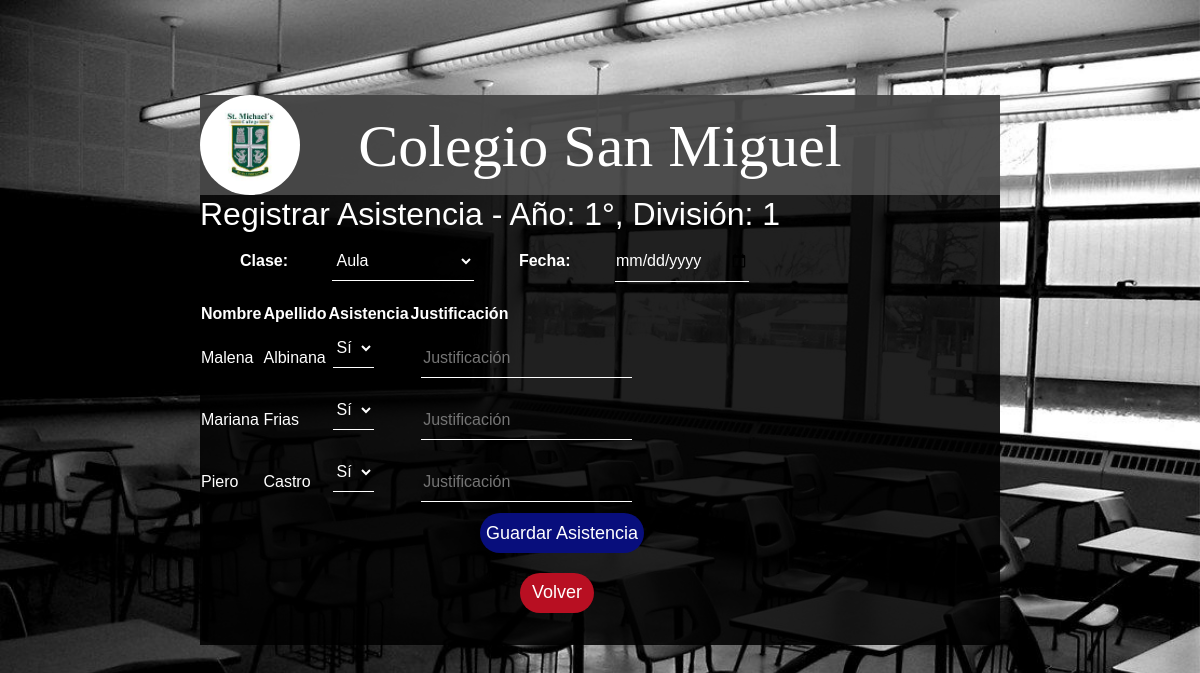
The page /registrar_asistencia?curso_id=1 (signed in) on the database its author committed.
### src/models.py (models this page shows, shortened)
class Curso(db.Model):
    __tablename__ = 'curso'
    id = db.Column(db.Integer, primary_key=True)
    anio = db.Column(db.Integer, nullable=False)
    division = db.Column(db.Integer, nullable=False)
    idpreceptor = db.Column(db.Integer, db.ForeignKey('preceptor.id'), nullable=False)
    estudiantes = db.relationship('Estudiante', backref='curso', cascade="all, delete-orphan")

class Estudiante(db.Model):
    __tablename__ = 'estudiante'
    id = db.Column(db.Integer, primary_key=True)
    nombre = db.Column(db.String(80), nullable=False)
    apellido = db.Column(db.String(80), nullable=False)
    dni = db.Column(db.String(80), nullable=False)
    idcurso = db.Column(db.Integer, db.ForeignKey('curso.id'), nullable=False)
    idpadre = db.Column(db.Integer, db.ForeignKey('padre.id'))
    asistencias = db.relationship('Asistencia', backref='estudiante', cascade="all, delete-orphan")

### src/registrar_asistencia.py (the view, shortened to what this page needs)
@app.route('/registrar_asistencia', methods=['GET', 'POST'])
def registrar_asistencia():
    preceptor_actual = obtener_preceptor_actual()
    if not preceptor_actual:
        return redirect(url_for('login'))
    curso_id = request.args.get('curso_id', None)
    if not curso_id:
        return redirect(url_for('home'))
    curso = Curso.query.filter_by(id=curso_id, idpreceptor=preceptor_actual.id).first()
    if not curso:
        return redirect(url_for('home'))
    estudiantes = Estudiante.query.filter_by(idcurso=curso_id).order_by(Estudiante.nombre, Estudiante.apellido).all()
    return render_template('registrar_asistencia.html', curso=curso, estudiantes=estudiantes)

### src/login.py (called while the page is built)
def obtener_preceptor_actual():
    if 'user_id' not in session:
        return None
    return Preceptor.query.get(session['user_id'])

### templates/registrar_asistencia.html (shortened to what this page needs)
{% extends 'base.html' %}
{% block content %}
    <div class="registrar">
        <div class ="encabezado">
            <img src="../static/images/logo.jpg" class="avatar" >
            <h1>Colegio San Miguel</h1>
        </div>
        <h2>Registrar Asistencia - Año: {{ curso.anio }}°, División: {{ curso.division }}</h2>
        <form method="POST">
            <label for="clase">Clase:</label>
            <select name="clase" required>
                <option value="1">Aula</option>
            </select>
            <label for="fecha">Fecha:</label>
            <input type="date" name="fecha" required>
            <table>
                <thead>
                    <tr>
                        <th>Nombre</th>
                        <th>Apellido</th>
                        <th>Asistencia</th>
                        <th>Justificación</th>
                    </tr>
                </thead>
                <tbody>
                    {% for estudiante in estudiantes %}
                        <tr>
                            <td>{{ estudiante.nombre }}</td>
                            <td>{{ estudiante.apellido }}</td>
                            <td>
                                <select name="asistencia_{{ estudiante.id }}">
                                    <option value="s">Sí</option>
                                </select>
                            </td>
                            <td>
                                <input type="text" name="justificacion_{{ estudiante.id }}" placeholder="Justificación">
                            </td>
                        </tr>
                    {% endfor %}
                </tbody>
            </table>
            <input type="submit" value="Guardar Asistencia">
        </form>
        <a href="{{ url_for('home') }}" class="btn btn-primary", >Volver</a>
    </div>
{% endblock %}

### static/estilos.css (style rules this page uses)
body { margin: 0; padding: 0; background: url(../static/images/fondo10.jpg) no-repeat center top; background-size: cover; font-family: sans-serif; height: 100vh; }
.encabezado h1 { background-color: #6969699f; color: #ffffff; border: #000 50px; width: 800px; height: 100px; margin: 0; padding: 15px 0 22px; text-align: center; font-size: 60px; font-family: 'Times New Roman' }
.encabezado .avatar { width: 100px; height: 100px; border-radius: 50%; position: absolute; top: 0%; left: 0%; }
.registrar { width: 800px; height: 550px; background: #000000df; color: #fff; top: calc(40% + 50px); left: 50%; position: absolute; transform: translate(-50%, -50%); box-sizing: border-box; }
.registrar label { margin: 0; padding: 0; font-weight: bold; margin-left: 5%; }
.registrar input { border: none; border-bottom: 1px solid #fff; background: transparent; outline: none; height: 40px; color: #fff; font-size: 16px; margin-left: 5%; }
.registrar select { margin-bottom: 20px; background: transparent; border: none; border-bottom: 1px solid #fff; outline: none; height: 40px; color: #ffffff; font-size: 16px; margin-left: 5%; }
.registrar select option { background-color: #373737; }
.registrar input[type="submit"] { border: none; outline: none; height: 40px; background: #080e7c; color: #fff; font-size: 18px; border-radius: 20px; margin-bottom: 20px; margin-left: 35%; }
.registrar a { border: none; outline: none; height: 40px; background: #b80f22; color: #fff; font-size: 18px; border-radius: 20px; margin-left: 40%; margin-top: 0%; }

### rows shown on the page
Curso: anio "1", division "1"
Estudiante: nombre "Malena", apellido "Albinana", id "Sí"
Estudiante: nombre "Mariana", apellido "Frias", id "Sí"
Estudiante: nombre "Piero", apellido "Castro", id "Sí"
